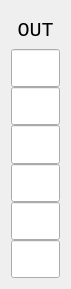
    <widget class="QWidget" name="layoutWidget">
     <property name="geometry">
      <rect>
       <x>480</x>
       <y>30</y>
       <width>71</width>
       <height>289</height>
      </rect>
     </property>
     <layout class="QVBoxLayout" name="verticalLayout_2">
      <property name="spacing">
       <number>0</number>
      </property>
      <item>
       <widget class="QLabel" name="outlabel">
        <property name="sizePolicy">
         <sizepolicy hsizetype="Preferred" vsizetype="Expanding">
          <horstretch>0</horstretch>
          <verstretch>0</verstretch>
         </sizepolicy>
        </property>
        <property name="font">
         <font>
          <family>Consolas</family>
          <pointsize>15</pointsize>
         </font>
        </property>
        <property name="text">
         <string>OUT</string>
        </property>
        <property name="alignment">
         <set>Qt::AlignCenter</set>
        </property>
       </widget>
      </item>
      <item>
       <widget class="QLineEdit" name="outline1">
        <property name="enabled">
         <bool>true</bool>
        </property>
        <property name="sizePolicy">
         <sizepolicy hsizetype="Expanding" vsizetype="Expanding">
          <horstretch>0</horstretch>
          <verstretch>0</verstretch>
         </sizepolicy>
        </property>
        <property name="font">
         <font>
          <family>Consolas</family>
          <pointsize>12</pointsize>
         </font>
        </property>
        <property name="alignment">
         <set>Qt::AlignCenter</set>
        </property>
        <property name="readOnly">
         <bool>true</bool>
        </property>
       </widget>
      </item>
      <item>
       <widget class="QLineEdit" name="outline2">
        <property name="enabled">
         <bool>true</bool>
        </property>
        <property name="sizePolicy">
         <sizepolicy hsizetype="Expanding" vsizetype="Expanding">
          <horstretch>0</horstretch>
          <verstretch>0</verstretch>
         </sizepolicy>
        </property>
        <property name="font">
         <font>
          <family>Consolas</family>
          <pointsize>12</pointsize>
         </font>
        </property>
        <property name="alignment">
         <set>Qt::AlignCenter</set>
        </property>
        <property name="readOnly">
         <bool>true</bool>
        </property>
       </widget>
      </item>
      <item>
       <widget class="QLineEdit" name="outline3">
        <property name="enabled">
         <bool>true</bool>
        </property>
        <property name="sizePolicy">
         <sizepolicy hsizetype="Expanding" vsizetype="Expanding">
          <horstretch>0</horstretch>
          <verstretch>0</verstretch>
         </sizepolicy>
        </property>
        <property name="font">
         <font>
          <family>Consolas</family>
          <pointsize>12</pointsize>
         </font>
        </property>
        <property name="alignment">
         <set>Qt::AlignCenter</set>
        </property>
        <property name="readOnly">
         <bool>true</bool>
        </property>
       </widget>
      </item>
      <item>
       <widget class="QLineEdit" name="outline4">
        <property name="enabled">
         <bool>true</bool>
        </property>
        <property name="sizePolicy">
         <sizepolicy hsizetype="Expanding" vsizetype="Expanding">
          <horstretch>0</horstretch>
          <verstretch>0</verstretch>
         </sizepolicy>
        </property>
        <property name="font">
         <font>
          <family>Consolas</family>
          <pointsize>12</pointsize>
         </font>
        </property>
        <property name="alignment">
         <set>Qt::AlignCenter</set>
        </property>
        <property name="readOnly">
         <bool>true</bool>
        </property>
       </widget>
      </item>
      <item>
       <widget class="QLineEdit" name="outline5">
        <property name="enabled">
         <bool>true</bool>
        </property>
        <property name="sizePolicy">
         <sizepolicy hsizetype="Expanding" vsizetype="Expanding">
          <horstretch>0</horstretch>
          <verstretch>0</verstretch>
         </sizepolicy>
        </property>
        <property name="font">
         <font>
          <family>Consolas</family>
          <pointsize>12</pointsize>
         </font>
        </property>
        <property name="alignment">
         <set>Qt::AlignCenter</set>
        </property>
        <property name="readOnly">
         <bool>true</bool>
        </property>
       </widget>
      </item>
      <item>
       <widget class="QLineEdit" name="outline6">
        <property name="enabled">
         <bool>true</bool>
        </property>
        <property name="sizePolicy">
         <sizepolicy hsizetype="Expanding" vsizetype="Expanding">
          <horstretch>0</horstretch>
          <verstretch>0</verstretch>
         </sizepolicy>
        </property>
        <property name="font">
         <font>
          <family>Consolas</family>
          <pointsize>12</pointsize>
         </font>
        </property>
        <property name="alignment">
         <set>Qt::AlignCenter</set>
        </property>
        <property name="readOnly">
         <bool>true</bool>
        </property>
       </widget>
      </item>
     </layout>
    </widget>
